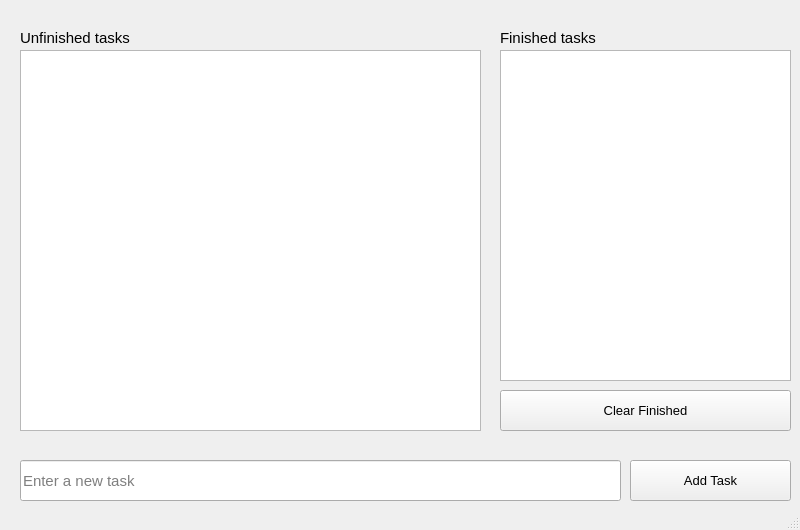
<?xml version="1.0" encoding="UTF-8"?>
<ui version="4.0">
 <class>MainWindow</class>
 <widget class="QMainWindow" name="MainWindow">
  <property name="geometry">
   <rect>
    <x>0</x>
    <y>0</y>
    <width>800</width>
    <height>530</height>
   </rect>
  </property>
  <property name="minimumSize">
   <size>
    <width>800</width>
    <height>530</height>
   </size>
  </property>
  <property name="maximumSize">
   <size>
    <width>800</width>
    <height>530</height>
   </size>
  </property>
  <property name="font">
   <font>
    <family>Microsoft YaHei UI</family>
   </font>
  </property>
  <property name="windowTitle">
   <string>PyTasks</string>
  </property>
  <property name="windowIcon">
   <iconset>
    <normaloff>images/icons8-task-planning-64.png</normaloff>images/icons8-task-planning-64.png</iconset>
  </property>
  <widget class="QWidget" name="centralwidget">
   <widget class="QListWidget" name="UnfinishedList">
    <property name="geometry">
     <rect>
      <x>20</x>
      <y>50</y>
      <width>461</width>
      <height>381</height>
     </rect>
    </property>
    <property name="font">
     <font>
      <family>Microsoft YaHei UI</family>
      <pointsize>11</pointsize>
     </font>
    </property>
    <property name="dragEnabled">
     <bool>true</bool>
    </property>
    <property name="dragDropMode">
     <enum>QAbstractItemView::DragDrop</enum>
    </property>
    <property name="defaultDropAction">
     <enum>Qt::MoveAction</enum>
    </property>
   </widget>
   <widget class="QLabel" name="UnLabel">
    <property name="geometry">
     <rect>
      <x>20</x>
      <y>30</y>
      <width>131</width>
      <height>16</height>
     </rect>
    </property>
    <property name="font">
     <font>
      <pointsize>11</pointsize>
     </font>
    </property>
    <property name="text">
     <string>Unfinished tasks</string>
    </property>
   </widget>
   <widget class="QListWidget" name="FinishedList">
    <property name="geometry">
     <rect>
      <x>500</x>
      <y>50</y>
      <width>291</width>
      <height>331</height>
     </rect>
    </property>
    <property name="font">
     <font>
      <family>Microsoft YaHei UI</family>
      <pointsize>11</pointsize>
     </font>
    </property>
    <property name="dragEnabled">
     <bool>true</bool>
    </property>
    <property name="dragDropMode">
     <enum>QAbstractItemView::DragDrop</enum>
    </property>
    <property name="defaultDropAction">
     <enum>Qt::MoveAction</enum>
    </property>
   </widget>
   <widget class="QPushButton" name="clearBtn">
    <property name="geometry">
     <rect>
      <x>500</x>
      <y>390</y>
      <width>291</width>
      <height>41</height>
     </rect>
    </property>
    <property name="font">
     <font>
      <pointsize>10</pointsize>
     </font>
    </property>
    <property name="text">
     <string>Clear Finished</string>
    </property>
    <property name="icon">
     <iconset>
      <normaloff>images/icons8-erase-64.png</normaloff>images/icons8-erase-64.png</iconset>
    </property>
   </widget>
   <widget class="QLabel" name="FLabel">
    <property name="geometry">
     <rect>
      <x>500</x>
      <y>30</y>
      <width>131</width>
      <height>16</height>
     </rect>
    </property>
    <property name="font">
     <font>
      <pointsize>11</pointsize>
     </font>
    </property>
    <property name="text">
     <string>Finished tasks</string>
    </property>
   </widget>
   <widget class="QLineEdit" name="TaskInput">
    <property name="geometry">
     <rect>
      <x>20</x>
      <y>460</y>
      <width>601</width>
      <height>41</height>
     </rect>
    </property>
    <property name="font">
     <font>
      <pointsize>11</pointsize>
     </font>
    </property>
    <property name="placeholderText">
     <string>Enter a new task </string>
    </property>
   </widget>
   <widget class="QPushButton" name="AddTask">
    <property name="geometry">
     <rect>
      <x>630</x>
      <y>460</y>
      <width>161</width>
      <height>41</height>
     </rect>
    </property>
    <property name="font">
     <font>
      <pointsize>10</pointsize>
     </font>
    </property>
    <property name="text">
     <string>Add Task</string>
    </property>
    <property name="icon">
     <iconset>
      <normaloff>images/icons8-plus-24.png</normaloff>images/icons8-plus-24.png</iconset>
    </property>
   </widget>
  </widget>
  <widget class="QStatusBar" name="statusbar"/>
 </widget>
 <resources/>
 <connections/>
</ui>
